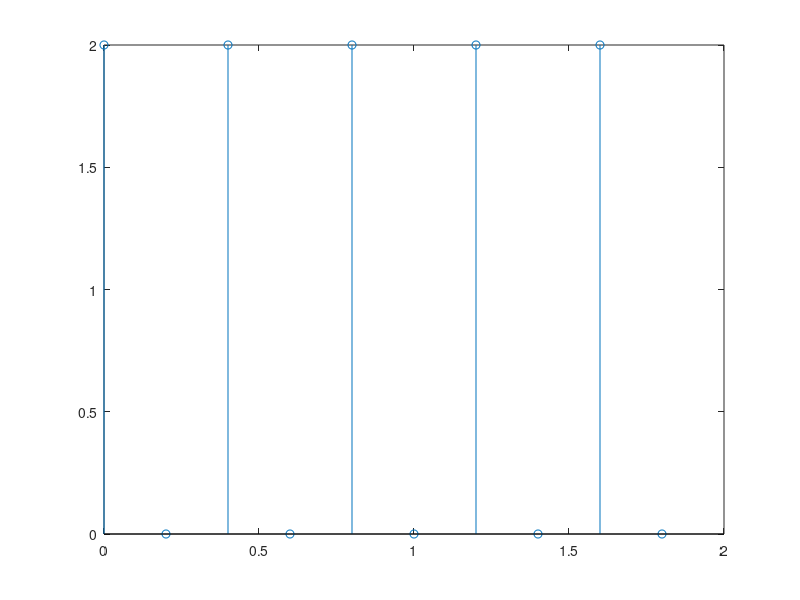

Write MATLAB code to recreate this figure.
% Frequency domain representation of DT impulse train

clear; clc; close all;

N = 5; % periodicity

x = zeros(1,N); x(1) = 1;
x = [x x];

x_fft = fft(x);
%f = 0:2/N:(2-2/N);
f = 0:2/length(x):(2-2/length(x));

figure; stem(f,abs(x_fft));